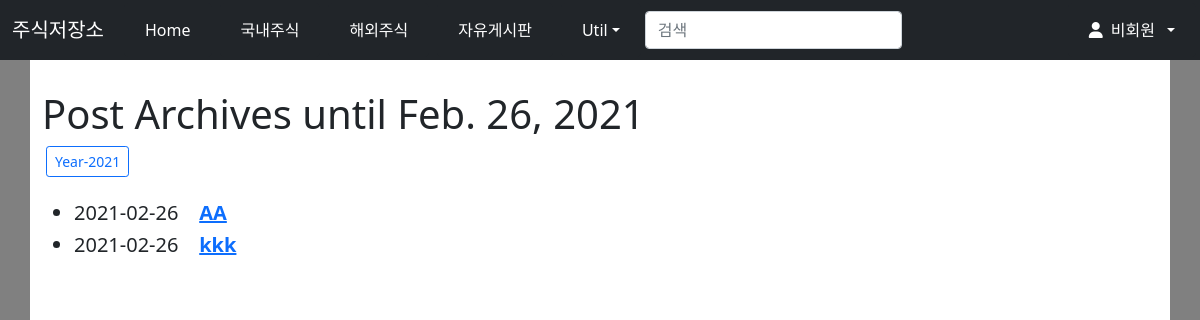
Screenshot of /blog/archive/ with the database file from the repository.
### blog/models.py (models this page shows, shortened)
class Post(models.Model):
    title = models.CharField(verbose_name='TITLE', max_length=50)
    slug = models.SlugField('SLUG', unique = True, allow_unicode=True, help_text='one word for title alias.')
    description = models.CharField('DESCRIPTION', max_length=100, blank=True, help_text='simple description text.')
    content = models.TextField('CONTENT')
    create_dt = models.DateTimeField('CREATE DATE', auto_now_add=True)
    modify_dt= models.DateTimeField('MODIFY DATE', auto_now=True)
    tags= TaggableManager(blank=True)
    owner =models.ForeignKey(User, on_delete=models.CASCADE, verbose_name='OWNER', blank=True, null=True)
    class Meta:
        verbose_name = 'post'
        verbose_name_plural = 'posts'
        db_table = 'blog_posts'
        ordering=('-modify_dt',)
    def get_absolute_url(self):
        return reverse('blog:post_detail', args=(self.id,))

### blog/views.py (the view)
# urls.py: path('archive/', views.PostAV.as_view(), name='post_archive'),
class PostAV(ArchiveIndexView):
    model = Post
    date_field = 'modify_dt'

### blog/templates/blog/post_archive.html (shortened to what this page needs)
{% extends "base.html" %}
{%block content %}
<h1> Post Archives until {%now "N d, Y" %}</h1>
    {% for date in date_list %}
    <a href = "{% url 'blog:post_year_archive' date|date:'Y' %}"
    class="btn btn-outline-primary btn-sm mx-1">Year-{{date|date:"Y" }}</a></li>
    {% endfor %}
<br><br>
<div>
    <ul>
        {% for post in object_list %}
        <li class="h5">
         {{ post.modify_dt|date:"Y-m-d" }}&nbsp;&nbsp;&nbsp;
        <a href = "{{ post.get_absolute_url }}"><strong>{{post.title}}</strong></a></li>
        {% endfor %}
    </ul>
</div>
{% endblock%}

### rows the page displays
Post: modify_dt "2021-02-26", title "AA"
Post: modify_dt "2021-02-26", title "kkk"

### other values shown
{{ date|date:"Y" }} "2021"
